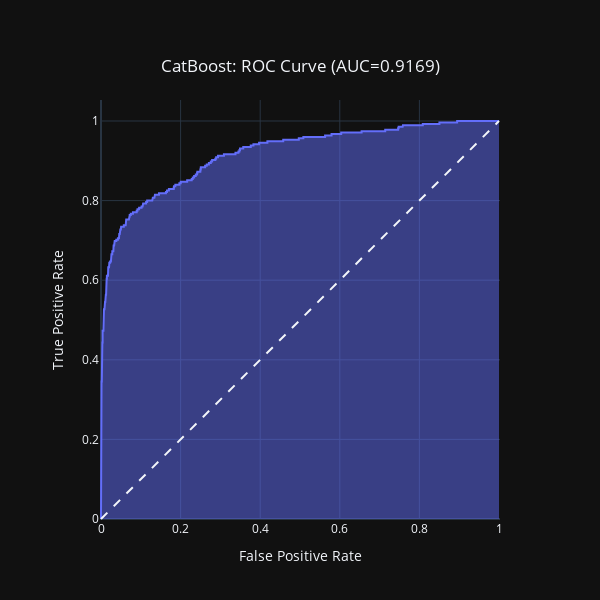

Notebook code cell kept with this figure:
### Code cell
fig = px.area(
    x=fpr, y=tpr,
    title=f'CatBoost: ROC Curve (AUC={auc(fpr, tpr):.4f})',
    labels=dict(x='False Positive Rate', y='True Positive Rate'),
    width=600, height=600
)
fig.add_shape(
    type='line', line=dict(dash='dash'),
    x0=0, x1=1, y0=0, y1=1
)
fig.update_layout(template='plotly_dark',
                  title={'y':0.9,
                        'x':0.5}
)
fig.update_yaxes(scaleanchor="x", scaleratio=1)
fig.update_xaxes(constrain='domain')
fig.show()

### Figure 1 — Plotly figure (JSON) as saved in the notebook; plotly's stock layout.template omitted (floating-point values rounded to 4 significant figures; data arrays with more than 128 entries replaced by an {"elided": "..."} marker saying what was removed)
{"data": [{"hovertemplate": "False Positive Rate=%{x}<br>True Positive Rate=%{y}<extra></extra>", "legendgroup": "", "line": {"color": "#636efa"}, "marker": {"symbol": "circle"}, "mode": "lines", "name": "", "orientation": "v", "showlegend": false, "stackgroup": "1", "type": "scatter", "x": {"elided": "291 float values"}, "xaxis": "x", "y": {"elided": "291 float values"}, "yaxis": "y"}], "layout": {"height": 600, "legend": {"tracegroupgap": 0}, "shapes": [{"line": {"dash": "dash"}, "type": "line", "x0": 0, "x1": 1, "y0": 0, "y1": 1}], "title": {"text": "CatBoost: ROC Curve (AUC=0.9169)", "x": 0.5, "y": 0.9}, "width": 600, "xaxis": {"anchor": "y", "autorange": true, "constrain": "domain", "domain": [0.04545, 0.9545], "range": [-0.002513, 1.003], "title": {"text": "False Positive Rate"}, "type": "linear"}, "yaxis": {"anchor": "x", "autorange": true, "domain": [0, 1], "range": [-0.002513, 1.053], "scaleanchor": "x", "scaleratio": 1, "title": {"text": "True Positive Rate"}, "type": "linear"}}}
